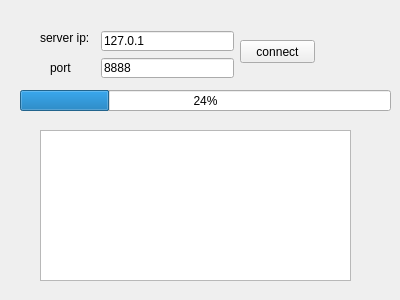
<?xml version="1.0" encoding="UTF-8"?>
<ui version="4.0">
 <class>ClientWidget</class>
 <widget class="QWidget" name="ClientWidget">
  <property name="geometry">
   <rect>
    <x>0</x>
    <y>0</y>
    <width>400</width>
    <height>300</height>
   </rect>
  </property>
  <property name="windowTitle">
   <string>Form</string>
  </property>
  <widget class="QLabel" name="label_2">
   <property name="geometry">
    <rect>
     <x>40</x>
     <y>30</y>
     <width>54</width>
     <height>16</height>
    </rect>
   </property>
   <property name="text">
    <string>server ip:</string>
   </property>
  </widget>
  <widget class="QLineEdit" name="lineEdit_ip">
   <property name="geometry">
    <rect>
     <x>101</x>
     <y>31</y>
     <width>133</width>
     <height>20</height>
    </rect>
   </property>
   <property name="text">
    <string>127.0.1</string>
   </property>
  </widget>
  <widget class="QLineEdit" name="lineEdit_port">
   <property name="geometry">
    <rect>
     <x>101</x>
     <y>58</y>
     <width>133</width>
     <height>20</height>
    </rect>
   </property>
   <property name="text">
    <string>8888</string>
   </property>
  </widget>
  <widget class="QPushButton" name="pushButton_connect">
   <property name="geometry">
    <rect>
     <x>240</x>
     <y>40</y>
     <width>75</width>
     <height>23</height>
    </rect>
   </property>
   <property name="text">
    <string>connect</string>
   </property>
  </widget>
  <widget class="QLabel" name="label_3">
   <property name="geometry">
    <rect>
     <x>50</x>
     <y>60</y>
     <width>54</width>
     <height>16</height>
    </rect>
   </property>
   <property name="text">
    <string>port</string>
   </property>
  </widget>
  <widget class="QTextEdit" name="textEdit">
   <property name="geometry">
    <rect>
     <x>40</x>
     <y>130</y>
     <width>311</width>
     <height>151</height>
    </rect>
   </property>
  </widget>
  <widget class="QProgressBar" name="progressBar_prog">
   <property name="geometry">
    <rect>
     <x>20</x>
     <y>90</y>
     <width>371</width>
     <height>21</height>
    </rect>
   </property>
   <property name="value">
    <number>24</number>
   </property>
  </widget>
 </widget>
 <resources/>
 <connections/>
</ui>
